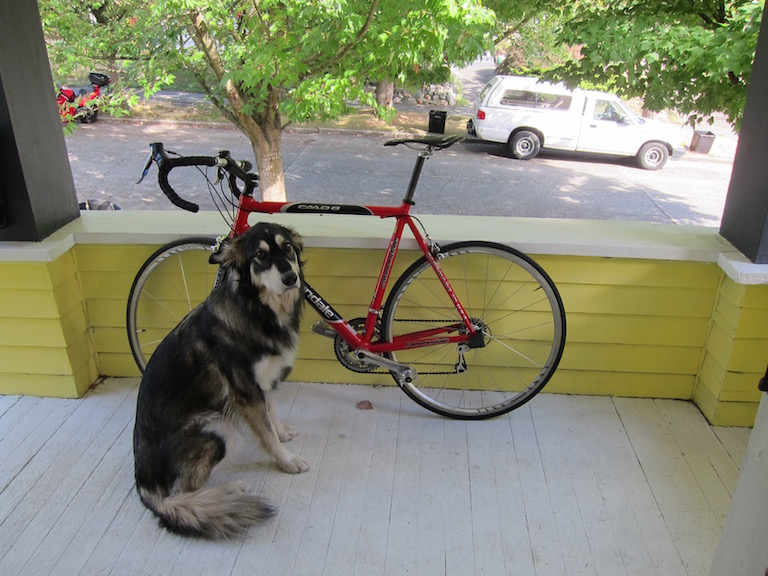
#> input picture Yolo/images/dog.jpg, 768 x 576 px, found by its file name
$ jupyter execute --allow-errors 'Lab 3.ipynb'   (older library calls are emulated)
#> lines starting #> are read from the running program, lines starting #| are printed output that depends on the picture
## Function 1: Harris Corner Detector

[cell 1]
import cv2
import numpy as np
import matplotlib.pyplot as plt


def harris_corner_detector(img_path, block_size=2, ksize=3, k=0.06, threshold=0.01):
#> called with img_path = 'images/dog.jpg', block_size = 2, ksize = 3, k = 0.06, threshold = 0.01
    img = cv2.imread(img_path, 0)
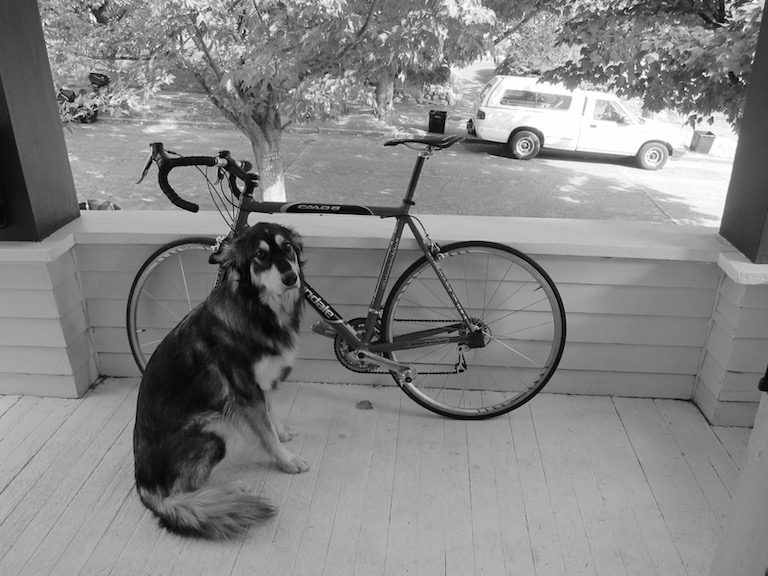
#> img: shape (576, 768); min 0, max 255, mean 132.8
    corners = cv2.cornerHarris(src=img, blockSize=block_size, ksize=ksize, k=k)
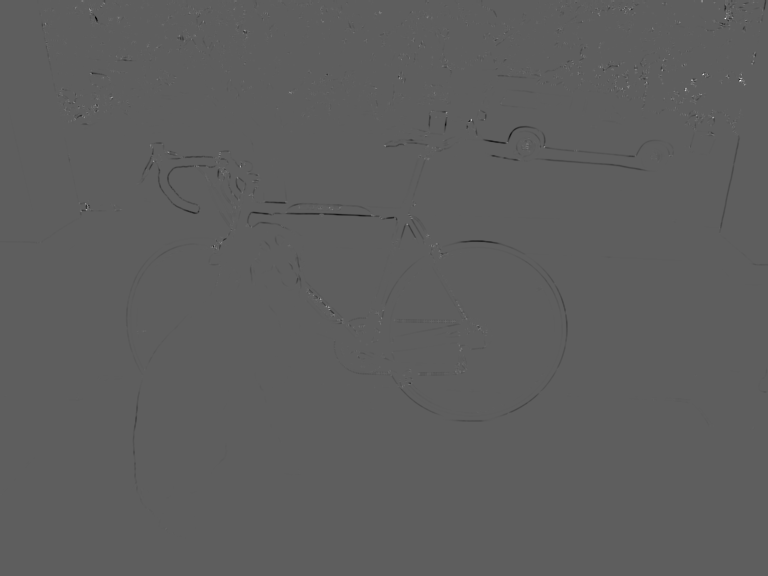
#> corners: shape (576, 768) float32; min -0.0131, max 0.0222, mean -2.02e-05; drawn with min black and max white

    corners_dilated = cv2.dilate(corners, None)
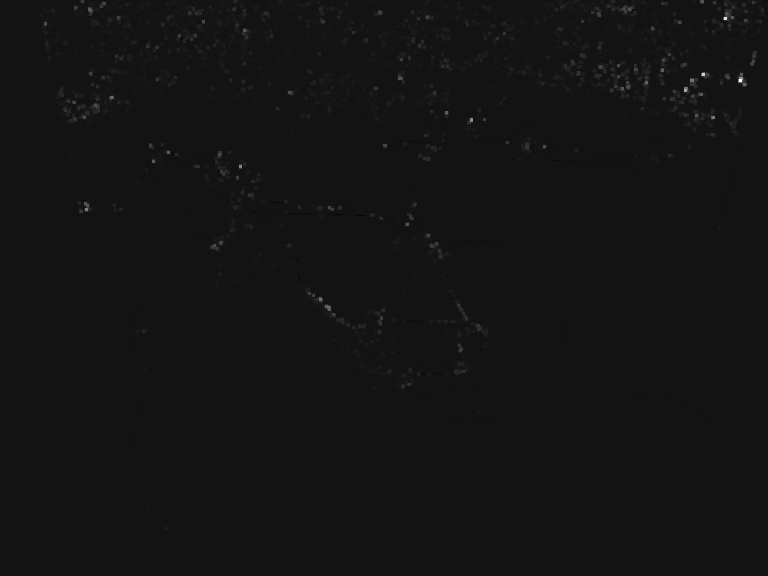
#> corners_dilated: shape (576, 768) float32; min -0.0018, max 0.0222, mean 6.35e-05; drawn with min black and max white

    img[corners_dilated > threshold * corners_dilated.max()] = [255]

    plt.imshow(cv2.cvtColor(img, cv2.COLOR_BGR2RGB))

    params = {"k": k, "block_size": block_size, "ksize": ksize, "threshold": threshold}

    for i, (param_name, value) in enumerate(params.items()):
        plt.text(
            0.02,
            1 - (i) * 0.08,
            f"{param_name}={value}",
            transform=plt.gca().transAxes,
            bbox=dict(facecolor="white", alpha=0.8),
            verticalalignment="top",
        )
    plt.show()


# for more corners:
# - decrease k
# - decrease threshold
# - decrease block_size

# for less corners:
# - increase k
# - increase threshold
# - increase block_size
harris_corner_detector("images/dog.jpg")
harris_corner_detector("images/dog.jpg", k=0.04, threshold=0.005)
#> call 2 of harris_corner_detector, with img_path = 'images/dog.jpg', block_size = 2, ksize = 3, k = 0.04, threshold = 0.005
#> in harris_corner_detector (call 2), `img[corners_dilated > threshold * corners_dilated.max()] = [255]`:
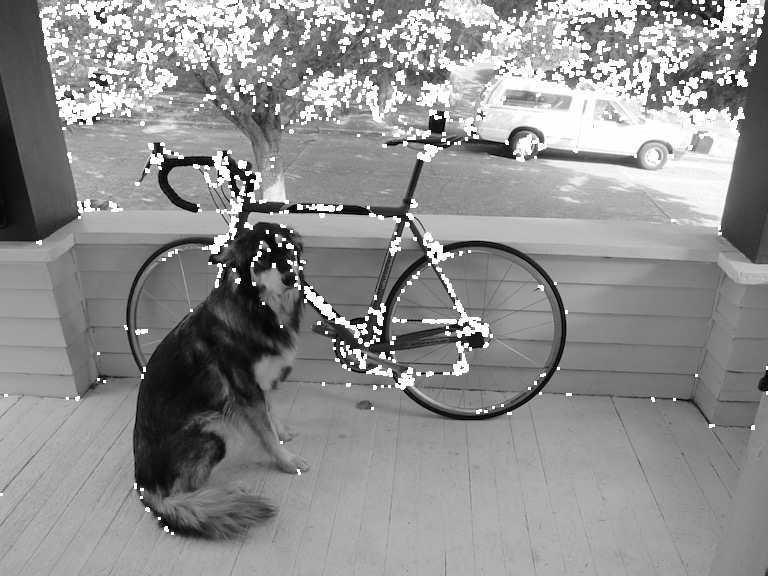
#> img: shape (576, 768); min 0, max 255, mean 143.9

$ run again, with Yolo/images/cat.jpg copied over Yolo/images/dog.jpg
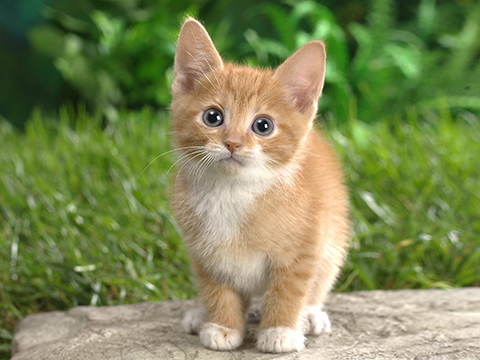
#> input picture Yolo/images/cat.jpg, 480 x 360 px, found by its file name
#> in harris_corner_detector, `corners_dilated = cv2.dilate(corners, None)`:
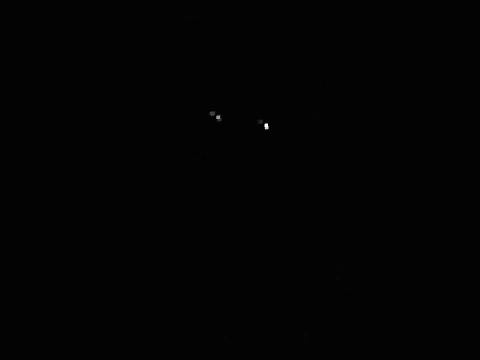
#> corners_dilated: shape (360, 480) float32; min -0.000929, max 0.0764, mean 1.93e-05; drawn with min black and max white
#> in harris_corner_detector (call 2), `img[corners_dilated > threshold * corners_dilated.max()] = [255]`:
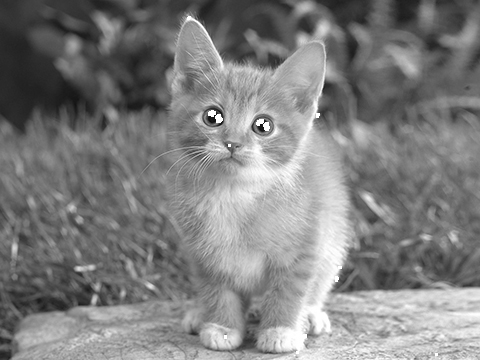
#> img: shape (360, 480); min 13, max 255, mean 127.5

$ run again, with Yolo/images/city_scene.jpg copied over Yolo/images/dog.jpg
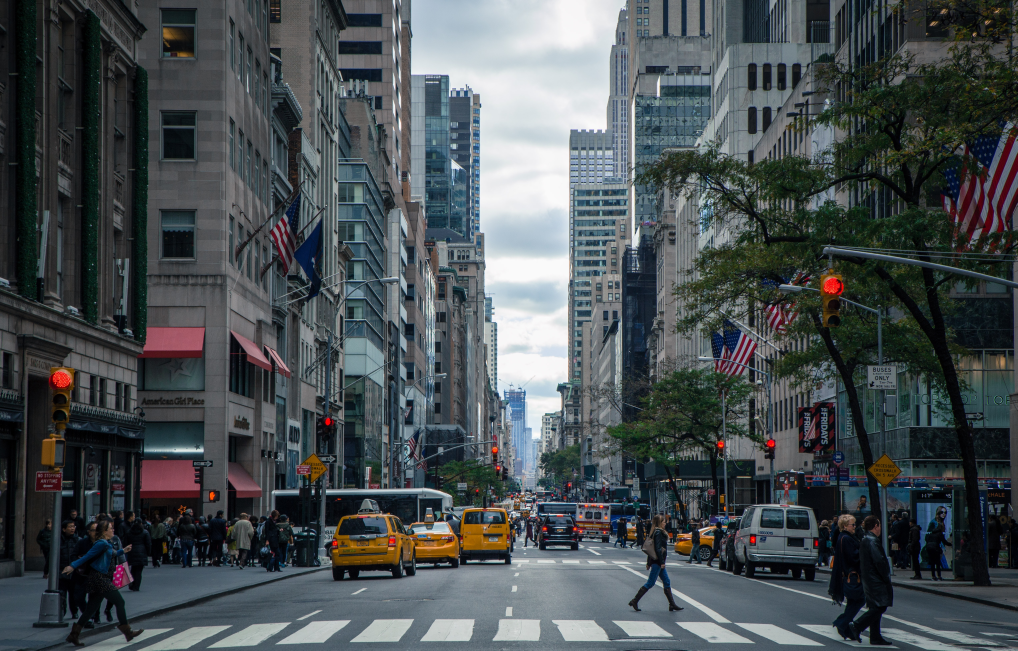
#> input picture Yolo/images/city_scene.jpg, 5088 x 3253 px, found by its file name (shown at 1/5 size)
#> in harris_corner_detector, `img = cv2.imread(img_path, 0)`:
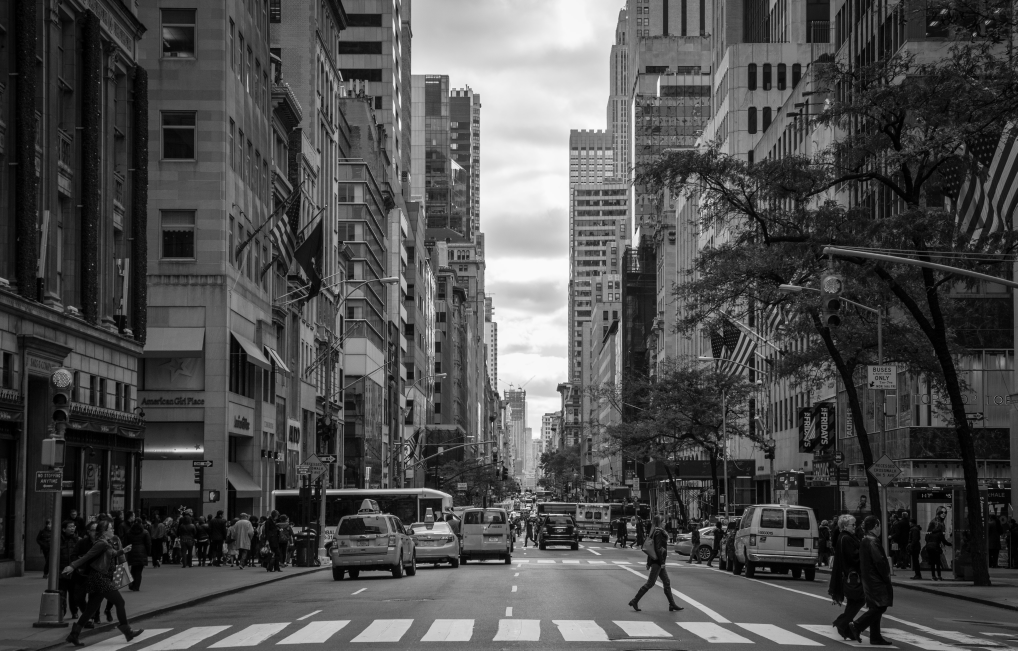
#> img: shape (3253, 5088) (shown at 1/5 size); min 0, max 255, mean 78.2
#> in harris_corner_detector (call 2), `plt.show()`:
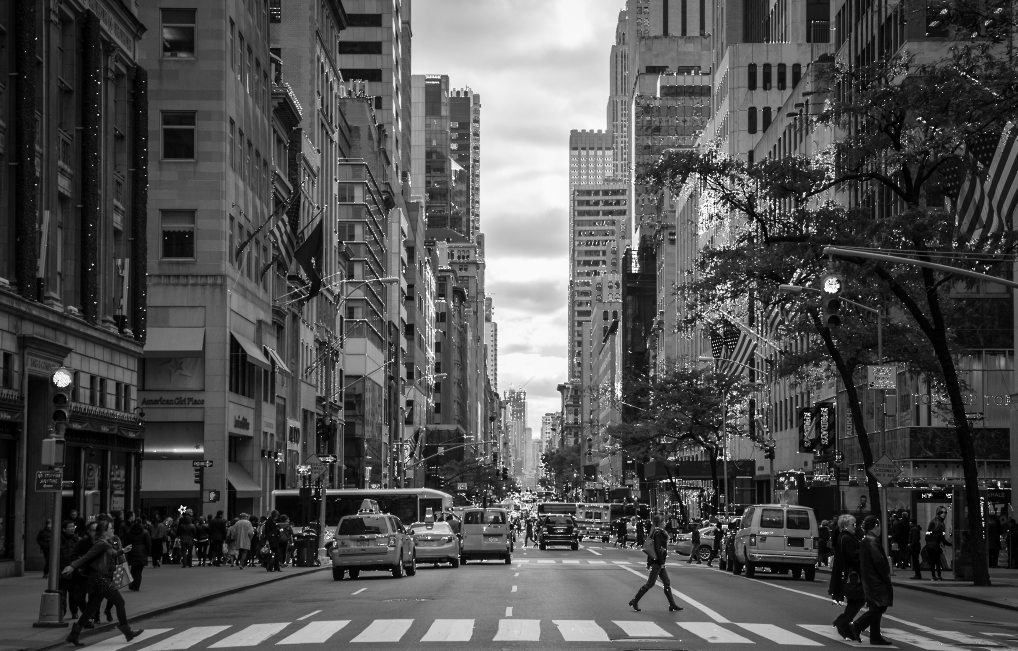
#> shown: shape (3253, 5088, 3) (shown at 1/5 size); min 0, max 255, mean 81.1

$ run again, with Yolo/images/eagle.jpg copied over Yolo/images/dog.jpg
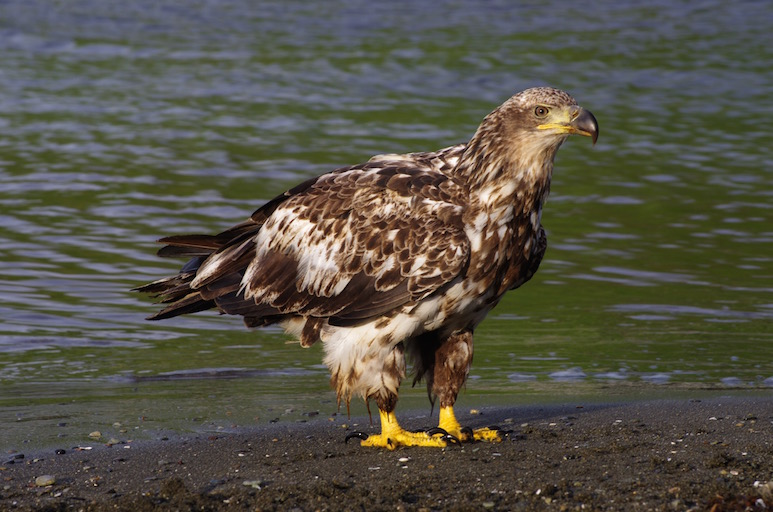
#> input picture Yolo/images/eagle.jpg, 773 x 512 px, found by its file name
#> in harris_corner_detector, `corners_dilated = cv2.dilate(corners, None)`:
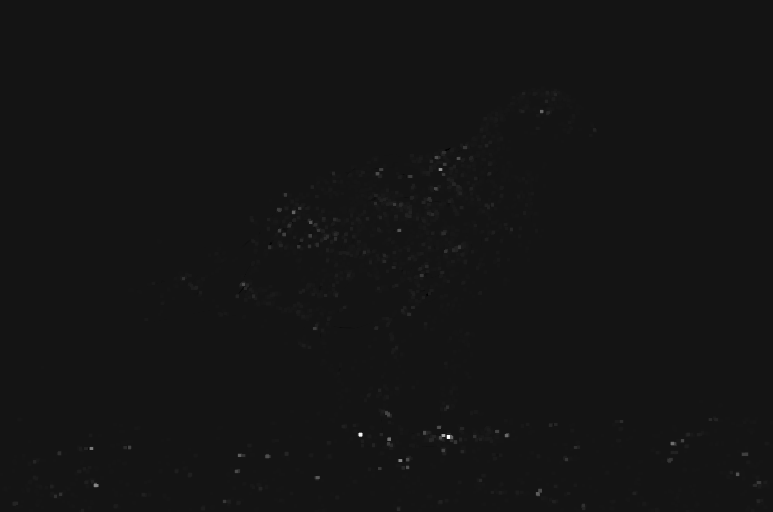
#> corners_dilated: shape (512, 773) float32; min -0.00217, max 0.0248, mean 3.96e-05; drawn with min black and max white
#> in harris_corner_detector (call 2), `img[corners_dilated > threshold * corners_dilated.max()] = [255]`:
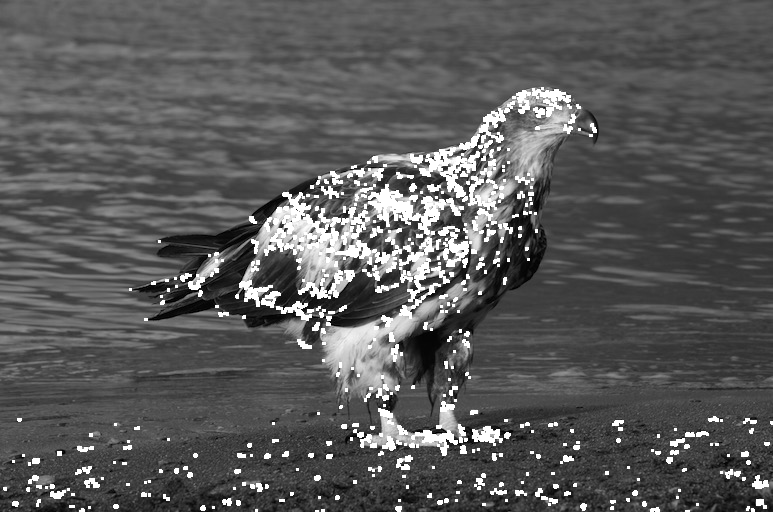
#> img: shape (512, 773); min 0, max 255, mean 89.9
